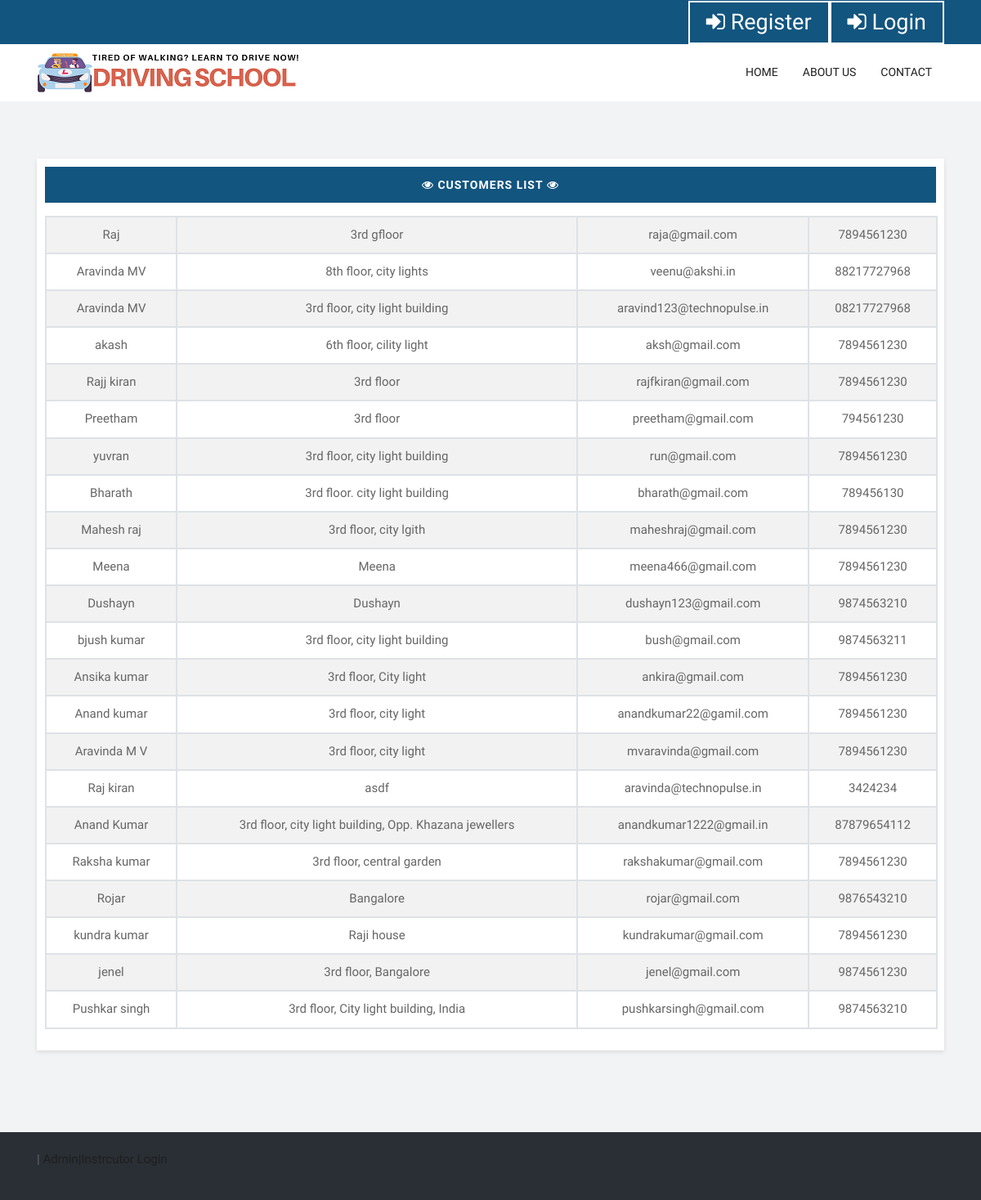
The page /school/viewcustomer.php on the database its author committed.
### tables this page shows
CREATE TABLE `customer` (
  `customer_id` int(10) NOT NULL,
  `customer_name` varchar(100) NOT NULL,
  `gender` varchar(10) NOT NULL,
  `dob` date NOT NULL,
  `customer_address` text NOT NULL,
  `cust_email` varchar(25) NOT NULL,
  `cust_mob` varchar(15) NOT NULL,
  `cust_password` varchar(25) NOT NULL,
  `profile_img` varchar(100) NOT NULL,
  `status` varchar(10) NOT NULL
);

### school/viewcustomer.php (the view, shortened to what this page needs)
<?php
include("header.php");
?>
	<div id="blog" class="blog-box">
		<div class="container">
			<div class="row">
				<div class="col-lg-12 col-md-12 col-sm-12">
					<div class="blog-inner">
						<div class="item-meta">
							<a href="#"><i class="fa fa-eye"></i> <b>CUSTOMERS LIST</b> <i class="fa fa-eye"></i></a>
						</div>
						<p>
<TABLE id="datatable" class="table table-striped table-bordered">
	<tbody>
	<?php
	$sql = "SELECT * FROM customer";
	$qsql = mysqli_query($con,$sql);
	while($rs = mysqli_fetch_array($qsql))
	{
		echo "<tr>
			<td>$rs[customer_name]</td>
			<td>$rs[customer_address]</td>
			<td>$rs[cust_email]</td>
			<td>$rs[cust_mob]</td>
			<!-- <td>
			<a  href='customer.php?editid=$rs[0]' class='btn btn-info'>Edit</a>			|
			<a href='viewcustomer.php?delid=$rs[0]' class='btn btn-danger'
			onclick='return confirm2delete()'>Delete</a> -->
			</td>
		</tr>";
	}
	?>
	</tbody>
</TABLE>
						</p>
					</div>
				</div>
			</div>
		</div>
	</div>
<?php
include("footer.php");
?>

### school/css/style.css (style rules this page uses)
body { color: #666666; font-size: 15px; font-family: 'Catamaran', sans-serif; line-height: 1.80857; }
a { color: #1f1f1f; text-decoration: none !important; outline: none !important; -webkit-transition: all .3s ease-in-out; -moz-transition: all .3s ease-in-out; -ms-transition: all .3s ease-in-out; -o-transition: all .3s ease-in-out; transition: all .3s ease-in-out; }
a { color: #1f1f1f; text-decoration: none; outline: none; }
a, .btn { text-decoration: none !important; outline: none !important; -webkit-transition: all 0.5s ease-in-out 0s; -moz-transition: all 0.5s ease-in-out 0s; -ms-transition: all 0.5s ease-in-out 0s; -o-transition: all 0.5s ease-in-out 0s; transition: all 0.5s ease-in-out 0s; }
.blog-box { padding: 70px 0px; background-color: #f2f3f5; }
.blog-inner { background: #ffffff; text-align: center; margin-bottom: 30px; border: 10px solid #fff; box-shadow: 0 2px 5px rgba(0,0,0,.1); }
.blog-inner a { border-radius: 2px; transition: .2s; letter-spacing: 1px; padding: 10px 18px; background: #ffffff; color: #12557f; font-size: 14px; display: inline-block; line-height: 24px; }
.blog-inner .item-meta { background: #12557f; }
.blog-inner .item-meta a { background: #12557f; color: #ffffff; display: inline-block; border: none; }

### rows shown on the page
customer: customer_name "Raj", customer_address "3rd gfloor", cust_email "raja@gmail.com", cust_mob "7894561230"
customer: customer_name "Aravinda MV", customer_address "8th floor, city lights", cust_email "veenu@akshi.in", cust_mob "88217727968"
customer: customer_name "Aravinda MV", customer_address "3rd floor, city light building", cust_email "aravind123@technopulse.in", cust_mob "08217727968"
customer: customer_name "akash", customer_address "6th floor, cility light", cust_email "aksh@gmail.com", cust_mob "7894561230"
customer: customer_name "Rajj kiran", customer_address "3rd floor", cust_email "rajfkiran@gmail.com", cust_mob "7894561230"
customer: customer_name "Preetham", customer_address "3rd floor", cust_email "preetham@gmail.com", cust_mob "794561230"
customer: customer_name "yuvran", customer_address "3rd floor, city light building", cust_email "run@gmail.com", cust_mob "7894561230"
customer: customer_name "Bharath", customer_address "3rd floor. city light building", cust_email "bharath@gmail.com", cust_mob "789456130"
customer: customer_name "Mahesh raj", customer_address "3rd floor, city lgith", cust_email "maheshraj@gmail.com", cust_mob "7894561230"
customer: customer_name "Meena", customer_address "Meena", cust_email "meena466@gmail.com", cust_mob "7894561230"
customer: customer_name "Dushayn", customer_address "Dushayn", cust_email "dushayn123@gmail.com", cust_mob "9874563210"
customer: customer_name "bjush kumar", customer_address "3rd floor, city light building", cust_email "bush@gmail.com", cust_mob "9874563211"
customer: customer_name "Ansika kumar", customer_address "3rd floor, City light", cust_email "ankira@gmail.com", cust_mob "7894561230"
customer: customer_name "Anand kumar", customer_address "3rd floor, city light", cust_email "anandkumar22@gamil.com", cust_mob "7894561230"
customer: customer_name "Aravinda M V", customer_address "3rd floor, city light", cust_email "mvaravinda@gmail.com", cust_mob "7894561230"
customer: customer_name "Raj kiran", customer_address "asdf", cust_email "aravinda@technopulse.in", cust_mob "3424234"
customer: customer_name "Anand Kumar", customer_address "3rd floor, city light building, Opp. Khazana jewellers", cust_email "anandkumar1222@gmail.in", cust_mob "87879654112"
customer: customer_name "Raksha kumar", customer_address "3rd floor, central garden", cust_email "rakshakumar@gmail.com", cust_mob "7894561230"
customer: customer_name "Rojar", customer_address "Bangalore", cust_email "rojar@gmail.com", cust_mob "9876543210"
customer: customer_name "kundra kumar", customer_address "Raji house", cust_email "kundrakumar@gmail.com", cust_mob "7894561230"
customer: customer_name "jenel", customer_address "3rd floor, Bangalore", cust_email "jenel@gmail.com", cust_mob "9874561230"
customer: customer_name "Pushkar singh", customer_address "3rd floor, City light building, India", cust_email "pushkarsingh@gmail.com", cust_mob "9874563210"
